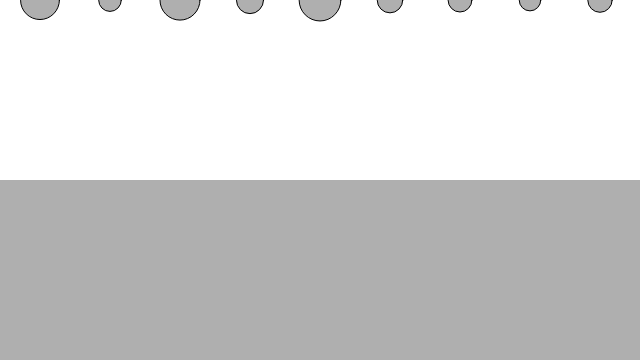
Frame 1 (no input)
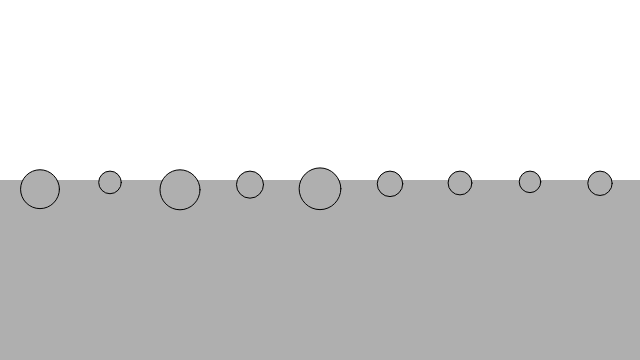
Frame 60 (no input)
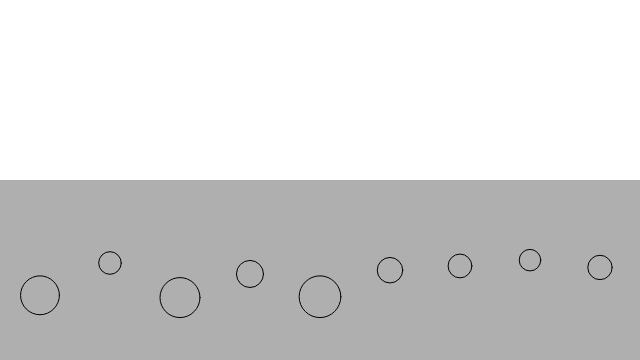
Frame 120 (the mouse pressed at the canvas centre since frame 60)

The p5.js sketch that drew these frames (run headless with seeded random() and noise() and a simulated clock; from frame 60 on, the mouse is pressed at the canvas centre):

// p5.js sketch
// ── sketch.js
class Mover{

  constructor(x, y, mass){ // takes in 3 parameters, x and y position, and mass
    this.velocity = createVector(0,0); 
    this.acceleration = createVector(0,0);
    this.mass = mass;
    this.position = createVector(x, y);
    this.topspeed = 100;
    this.radius = this.mass * 8;
  }

  applyForce(force){
    let f = p5.Vector.div(force, this.mass); // F = Ma => a = F/m

    this.acceleration.add(f); // add a to acceleration
    
  }

  update(){
    this.velocity.add(this.acceleration);
    this.position.add(this.velocity);
    this.acceleration.mult(0); // reset acceleration to 0 each frame
    //this.velocity.x *= .98; // slight air resistance, prevents oscillations
  }

  show(){ // display the mover
    stroke(0);
    fill(175);
    circle(this.position.x, this.position.y, this.radius * 2); 
  }

  checkEdges(){ // check if the mover is outside the canvas
    if(this.position.x > width-this.radius){ // if the mover is outside then set position to 
      this.position.x = width-this.radius; //the edge and reverse the velocity right
      this.velocity.x *= -1;
    }
    else if(this.position.x < this.radius){ // same but for the left edge
      this.velocity.x *= -1;
      this.position.x = this.radius;
    }
    if(this.position.y > height-this.radius){ // same but for the bottom edge
      this.velocity.y *= -1;
      this.position.y = height-this.radius;
    }
    else if(this.position.y < this.radius){ // same but for the top edge
      this.velocity.y *= -1;
      this.position.y = this.radius;
    }
  }
}
class Liquid {
  constructor(x,y,w,h,c){
    this.x = x;
    this.y = y;
    this.w = w;
    this.h = h;
    this.c = c;
  }
  show(){
    noStroke();
    fill(175);
    rect(this.x, this.y, this.w, this.h);
  }
  contains(mover){
    let pos = mover.position;
    return(pos.x > this.x && pos.x < this.x + this.w && 
      pos.y > this.y && pos.y < this.y + this.h);
  }
  DragCalculate(mover){
  
  let speed = mover.velocity.mag();
  if(speed === 0) return createVector(0,0);
  // Calculate the force’s magnitude.
  let dragMagnitude = this.c * speed * speed;
  // Calculate the force’s direction.
  let dragForce = mover.velocity.copy();
  dragForce.mult(-1);
  // Finalize the force: set the magnitude and direction together.
  dragForce.setMag(dragMagnitude);
  // Return the force.
  return dragForce;
  }
}


let liquid;
let movers = []

function setup(){
  createCanvas(640, 360);
  for(let i = 0; i < 9; i++){
    let mass = random(1,3);
    movers[i] = new Mover(40+i*70,0,mass);
  }
  liquid = new Liquid(0, height/2, width, height/2, 0.1);
}

function draw(){
  background(255);

  liquid.show();
  for(let i = 0; i < movers.length; i++){
    if(liquid.contains(movers[i])){
      let dragForce = liquid.DragCalculate(movers[i]);
      movers[i].applyForce(dragForce);
    }
    let gravity = createVector(0,0.1*movers[i].mass);
    movers[i].applyForce(gravity);
    movers[i].update();
    movers[i].show();
    movers[i].checkEdges();
  }

}
